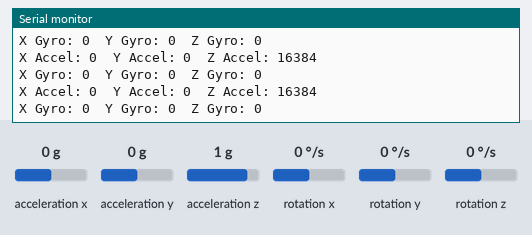
Bench run of a sketch on a simulated Arduino Uno, built with avr-gcc and run on an emulated ATmega328P. On the bench: the last lines printed to the serial monitor. The inputs (shaded band) are chosen by the test bench; at power-on: acceleration x 0 g, acceleration y 0 g, rotation x 0 °/s, acceleration z 1 g, rotation y 0 °/s, rotation z 0 °/s.

Above: at 1.2 s.
1.3 s: acceleration x set to -1.4 g
At 1.89 s:
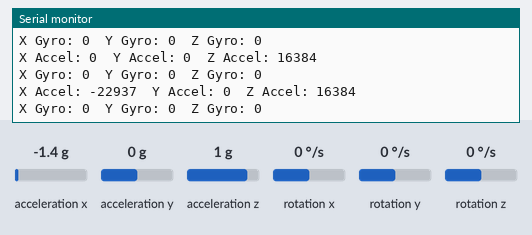
2.8 s: acceleration y set to -1.4 g
At 3.44 s:
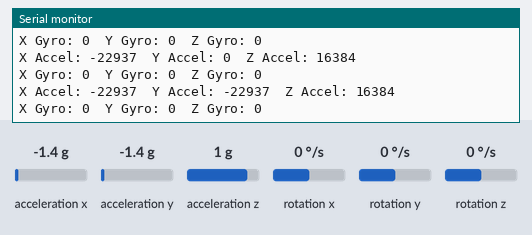
4.3 s: rotation x set to -192 °/s
At 5.0 s:
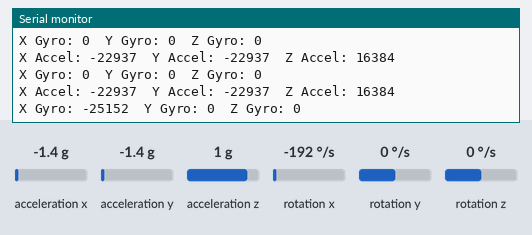
7.3 s: acceleration z set to -1.4 g
At 7.61 s:
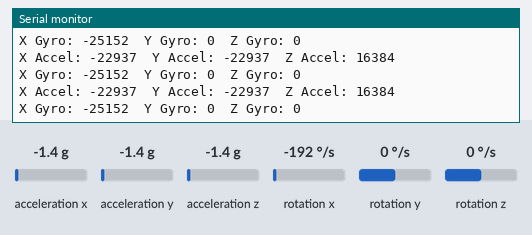
8.8 s: rotation y set to -192 °/s
At 9.19 s:
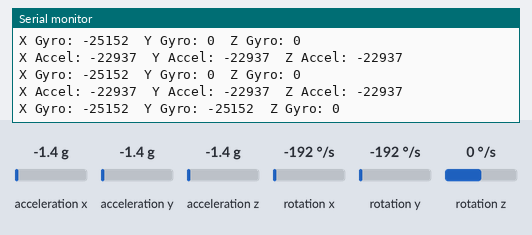

The sketch:

IMU_Calibration.ino
```cpp
#include <Wire.h>
#include <MPU6050.h>

// MPU6050 object
MPU6050 mpu;

void setup() {
  // Initialize serial port
  Serial.begin(9600);

  // Start I2C communication
  Wire.begin();

  // Initialize MPU6050 sensor
  mpu.initialize();

  // Test sensor connection
  if (!mpu.testConnection()) {
    Serial.println("MPU6050 connection failed!");
    while (1);  // Stop if connection fails
  }

  Serial.println("MPU6050 successfully connected.");
}

void loop() {
  // Get X, Y, Z acceleration values
  int16_t ax, ay, az;
  // Get X, Y, Z gyroscope values
  int16_t gx, gy, gz;

  // Retrieve acceleration and gyroscope data from MPU6050
  mpu.getAcceleration(&ax, &ay, &az);
  mpu.getRotation(&gx, &gy, &gz);

  // Send data via serial port
  Serial.print("X Accel: ");
  Serial.print(ax);
  Serial.print("\tY Accel: ");
  Serial.print(ay);
  Serial.print("\tZ Accel: ");
  Serial.println(az);

  Serial.print("X Gyro: ");
  Serial.print(gx);
  Serial.print("\tY Gyro: ");
  Serial.print(gy);
  Serial.print("\tZ Gyro: ");
  Serial.println(gz);

  delay(500);  // Wait 500ms
}
```

Measured:
- after the input at 1.3 s, the serial monitor: prints a new line after 0.26 s (image 1)
- after the input at 2.8 s, the serial monitor: prints a new line after 0.30 s (image 2)
- after the input at 4.3 s, the serial monitor: prints a new line after 0.40 s (image 3)
- after the input at 8.8 s, the serial monitor: prints a new line after 0.10 s (image 5)
